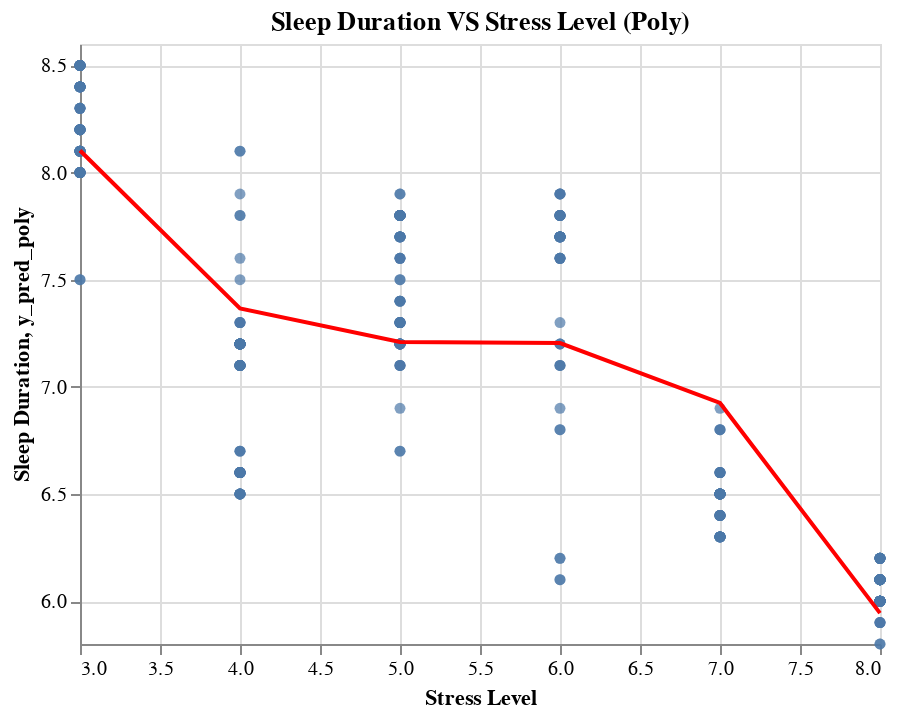

Source (notebook cell):
### Code cell
c3 = alt.Chart(df).mark_line(color = "red").encode(
    x = "Stress Level",
    y = "y_pred_poly"
).properties(
    title="Sleep Duration VS Stress Level (Poly)"
)
c1+c3

### Figure 1 — Vega-Lite specification as saved in the notebook (floating-point values rounded to 4 significant figures; data arrays with more than 128 entries replaced by an {"elided": "..."} marker saying what was removed)
{"config": {"view": {"continuousWidth": 400, "continuousHeight": 300}}, "layer": [{"mark": "circle", "encoding": {"x": {"field": "Stress Level", "scale": {"zero": false}, "type": "quantitative"}, "y": {"field": "Sleep Duration", "scale": {"zero": false}, "type": "quantitative"}}}, {"mark": {"type": "line", "color": "red"}, "encoding": {"x": {"field": "Stress Level", "type": "quantitative"}, "y": {"field": "y_pred_poly", "type": "quantitative"}}, "title": "Sleep Duration VS Stress Level (Poly)"}], "data": {"name": "data-653358e0df080312b949c157b4dc5c90"}, "$schema": "https://vega.github.io/schema/vega-lite/v4.17.0.json", "datasets": {"data-653358e0df080312b949c157b4dc5c90": {"elided": "374 records"}}}
